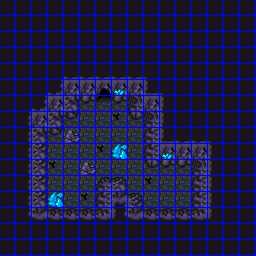

Below is a game level as drawn by its tile map, then a one-line description and the .tmx that defines it (tile-layer data replaced by summaries):
An orthogonal 32x32 tile map with 8x8 px tiles, 3 tile layers (BG, FG, Grid), 1 hidden layer not drawn, 5 tilesets and 26 objects (6x Event).

<map version="1.5" tiledversion="1.5.0" orientation="orthogonal" renderorder="right-down" width="32" height="32" tilewidth="8" tileheight="8" infinite="0" backgroundcolor="#000000" nextlayerid="9" nextobjectid="28">
 <properties>
  <property name="Flags" value="" />
  <property name="Max Steps" type="int" value="12" />
  <property name="Min Steps" type="int" value="4" />
  <property name="On Load Event" value="" />
  <property name="music" value="labyrinth" />
 </properties>
 <tileset firstgid="1" source="../../../Tiled/grid.tsx" />
 <tileset firstgid="2" source="../../../tilesets/cavern2.tsx" />
 <tileset firstgid="130" source="../../../Tiled/sprites.tsx" />
 <tileset firstgid="386" source="../../../Tiled/passability.tsx" />
 <tileset firstgid="387" source="../../../Tiled/battlers.tsx" />
 <layer id="1" name="BG" width="32" height="32">
  <data>[1024 cells, 1024 non-empty, 70 distinct tile ids]</data>
 </layer>
 <objectgroup id="7" name="Events" offsetx="0" offsety="4">
  <object id="21" name="Teleport to town1 inn" type="Event" gid="145" x="160" y="176" width="16" height="24">
   <properties>
    <property name="Script">hideScreen("fadeOut", 4)
teleport("maps/town1/inn/floor1.dat", 14, 7, "down")
showScreen("fadeIn", 4)</property>
   </properties>
  </object>
  <object id="23" name="Teleport to floor2" type="Event" gid="385" x="96" y="80" width="16" height="24">
   <properties>
    <property name="Script">hideScreen("maskOut", 1)
teleport("maps/town1/cavern/floor2.dat", 9, 14, "up")
showScreen("instant", 1)</property>
   </properties>
  </object>
  <object id="24" name="Crystals (switch=6)" type="Event" gid="385" x="160" y="144" width="16" height="24">
   <properties>
    <property name="Flags: Button" type="bool" value="true" />
    <property name="Script">ifSwitch(6, OFF)
  playSoundEffect("getItem", false)
  showOneLiner("You found some crystals.")
  givePlayerItem("treasure", "Crystal", 1)
else
  showOneLiner("There's nothing here.")
endIf
waitButtons()
turnSwitchOn(6)
hideDialog()</property>
   </properties>
  </object>
  <object id="25" name="Crystals (switch=7)" type="Event" gid="385" x="112" y="80" width="16" height="24">
   <properties>
    <property name="Flags: Button" type="bool" value="true" />
    <property name="Script">ifSwitch(7, OFF)
  playSoundEffect("getItem", false)
  showOneLiner("You found some crystals.")
  givePlayerItem("treasure", "Crystal", 1)
else
  showOneLiner("There's nothing here.")
endIf
waitButtons()
turnSwitchOn(7)
hideDialog()</property>
   </properties>
  </object>
  <object id="26" name="Crystals (switch=8)" type="Event" gid="385" x="48" y="192" width="16" height="24">
   <properties>
    <property name="Flags: Button" type="bool" value="true" />
    <property name="Script">ifSwitch(8, OFF)
  playSoundEffect("getItem", false)
  showOneLiner("You found some crystals.")
  givePlayerItem("treasure", "Crystal", 2)
else
  showOneLiner("There's nothing here.")
endIf
waitButtons()
turnSwitchOn(8)
hideDialog()</property>
   </properties>
  </object>
  <object id="27" name="Crystals (switch=9)" type="Event" gid="385" x="112" y="144" width="16" height="24">
   <properties>
    <property name="Flags: Button" type="bool" value="true" />
    <property name="Script">ifSwitch(9, OFF)
  playSoundEffect("getItem", false)
  showOneLiner("You found some crystals.")
  givePlayerItem("treasure", "Crystal", 2)
else
  showOneLiner("There's nothing here.")
endIf
waitButtons()
turnSwitchOn(9)
hideDialog()</property>
   </properties>
  </object>
 </objectgroup>
 <layer id="2" name="FG" width="32" height="32">
  <data>[1024 cells, 6 non-empty, 6 distinct tile ids]</data>
 </layer>
 <objectgroup id="8" name="Regions" visible="0">
  <object id="1" template="../../../Tiled/region.tx" x="0" y="0" />
  <object id="2" template="../../../Tiled/region.tx" x="128" y="0" />
  <object id="3" template="../../../Tiled/region.tx" x="0" y="128" />
  <object id="4" template="../../../Tiled/region.tx" x="128" y="128" />
  <object id="5" gid="389" x="8" y="56" width="48" height="48" />
  <object id="6" gid="389" x="72" y="56" width="48" height="48" />
  <object id="7" gid="389" x="72" y="120" width="48" height="48" />
  <object id="8" gid="389" x="8" y="120" width="48" height="48" />
  <object id="9" gid="389" x="136" y="56" width="48" height="48" />
  <object id="10" gid="389" x="200" y="56" width="48" height="48" />
  <object id="11" gid="389" x="200" y="120" width="48" height="48" />
  <object id="12" gid="389" x="136" y="120" width="48" height="48" />
  <object id="13" gid="389" x="136" y="184" width="48" height="48" />
  <object id="14" gid="389" x="200" y="184" width="48" height="48" />
  <object id="15" gid="389" x="200" y="248" width="48" height="48" />
  <object id="16" gid="389" x="136" y="248" width="48" height="48" />
  <object id="17" gid="389" x="72" y="184" width="48" height="48" />
  <object id="18" gid="389" x="8" y="184" width="48" height="48" />
  <object id="19" gid="389" x="8" y="248" width="48" height="48" />
  <object id="20" gid="389" x="72" y="248" width="48" height="48" />
 </objectgroup>
 <layer id="6" name="Passability" width="32" height="32" visible="0">
  <data>[1024 cells, 39 non-empty, 1 distinct tile ids]</data>
 </layer>
 <layer id="4" name="Grid" width="32" height="32">
  <data>[1024 cells, 256 non-empty, 1 distinct tile ids]</data>
 </layer>
</map>
